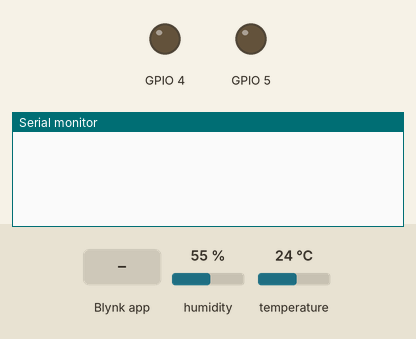
The sketch below on a simulated ESP8266 (NodeMCU). Shown: output pins drawn as LEDs (lit = HIGH), the last lines printed to the serial monitor. Inputs (shaded band) come from the test bench; at power-on: humidity 55 %, temperature 24 °C. WiFi joins after 1.5 s; servers stay silent unless stated.

Above: at 3.0 s.
3.1 s: Blynk app writes 1 to V4
At 3.8 s:
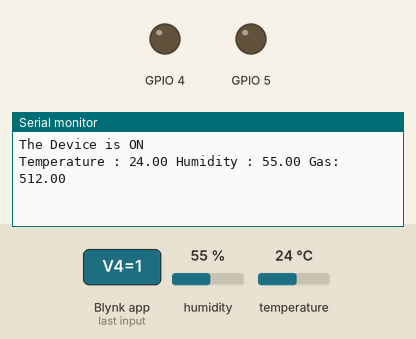
4.6 s: Blynk app writes 0 to V4
At 5.2 s:
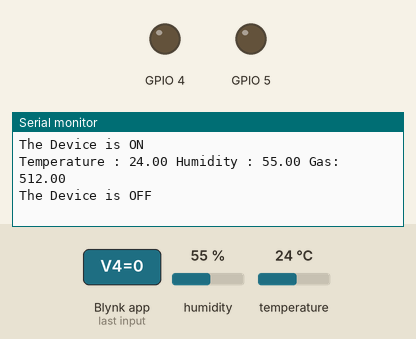

Measured:
- after the input at 3.1 s, the serial monitor: prints a new line at once (image 1)
- after the input at 4.6 s, the serial monitor: prints a new line at once (image 2)

The sketch:

Perishable_Food_Detector.ino
```cpp
#define BLYNK_TEMPLATE_ID "TMPLIOY3kvUU"
#define BLYNK_DEVICE_NAME "NPD"
#define BLYNK_AUTH_TOKEN "MbSQCmgF3saysAsegGHG9Os52YSbPhN9"
#define BLYNK_PRINT Serial
#include <ESP8266WiFi.h>
#include <BlynkSimpleEsp8266.h>
#include <DHT.h>
char auth[] = BLYNK_AUTH_TOKEN;
char ssid[] = "Aadharsh"; // type your wifi name
char pass[] = "A@567890"; // type your wifi password
#define DHTPIN 12 // Mention the digital pin where you connected
#define DHTTYPE DHT11
DHT dht(DHTPIN, DHTTYPE);
BlynkTimer timer;
void sendSensor(){
float h = dht.readHumidity();
float t = dht.readTemperature(); // or dht.readTemperature(true) for Fahrenheit
if (isnan(h) || isnan(t)) {
Serial.println("Failed to read from DHT sensor!");
return;
}
float gas;
gas=analogRead(A0);
Blynk.virtualWrite(V1, h);
Blynk.virtualWrite(V0, t);
Blynk.virtualWrite(V2, gas);
Serial.print("Temperature : ");
Serial.print(t);
Serial.print(" Humidity : ");
Serial.print(h);
Serial.print(" Gas: ");
Serial.println(gas);
if(t > 20 && gas>630){
// Blynk.email("shameer50@gmail.com", "Alert", "Temperature over 28C!");
Blynk.logEvent("spoil_alert","The Food is Spoilt");
Blynk.virtualWrite(V3,"Food is Spoilt");
digitalWrite(5,HIGH);
digitalWrite(4,HIGH);
delay(500);
digitalWrite(5,LOW);
digitalWrite(4,LOW);
}
else{
Blynk.virtualWrite(V3,"Food is safe to consume");
}
}
BLYNK_CONNECTED(){
Blynk.syncVirtual(V4);
}
BLYNK_WRITE(V4){
int pinvalue=param.asInt();
// Serial.print("Slider value is: ");
//
// Serial.println(pinvalue);
if(pinvalue==1){
Serial.println("The Device is ON");
// timer.setInterval(2500L, sendSensor);
sendSensor();
}
else{
Serial.println("The Device is OFF");
}
}
void setup(){
Serial.begin(115200);
Blynk.begin(auth, ssid, pass);
pinMode(5,OUTPUT);
pinMode(4,OUTPUT);
dht.begin();
}
void loop(){
Blynk.run();
timer.run();
}
```
